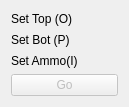
<?xml version="1.0" encoding="UTF-8"?>
<ui version="4.0">
 <class>MWindow</class>
 <widget class="QWidget" name="MWindow">
  <property name="geometry">
   <rect>
    <x>0</x>
    <y>0</y>
    <width>129</width>
    <height>107</height>
   </rect>
  </property>
  <property name="windowTitle">
   <string>CVCheat</string>
  </property>
  <layout class="QGridLayout" name="gridLayout">
   <item row="0" column="0">
    <layout class="QVBoxLayout" name="verticalLayout">
     <item>
      <widget class="QLabel" name="t_label">
       <property name="text">
        <string>Set Top (O)</string>
       </property>
      </widget>
     </item>
     <item>
      <widget class="QLabel" name="b_label">
       <property name="text">
        <string>Set Bot (P)</string>
       </property>
      </widget>
     </item>
     <item>
      <widget class="QLabel" name="ammo_label">
       <property name="text">
        <string>Set Ammo(I)</string>
       </property>
      </widget>
     </item>
     <item>
      <widget class="QPushButton" name="go">
       <property name="enabled">
        <bool>false</bool>
       </property>
       <property name="text">
        <string>Go</string>
       </property>
      </widget>
     </item>
    </layout>
   </item>
  </layout>
 </widget>
 <resources/>
 <connections/>
</ui>
